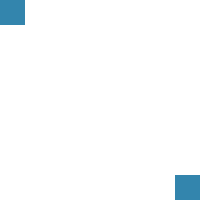
Frame 1 (no input)
Frame 60 (the mouse pressed at the canvas centre just before this capture): identical to frame 1, image omitted
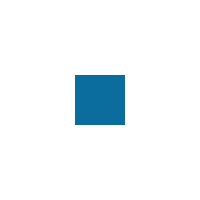
Frame 120 (the mouse held since frame 60 and released just before this capture)

The Processing sketch that drew these frames (run headless with seeded random() and noise(); from frame 60 on, the mouse is pressed at the canvas centre):

// Processing sketch: sketch_140305a
// ── sketch_140305a.pde

void setup(){
  size(200,200);
  rectMode(CENTER);
  noStroke();


int r = 0;
int g = 102;
int b = 153;
int alpha = 204;
fill(r,g,b,alpha);
}

void draw(){
 background(255);
  rect(width-mouseX,height-mouseY,50,50);
 rect(mouseX,mouseY,50,50);
}
